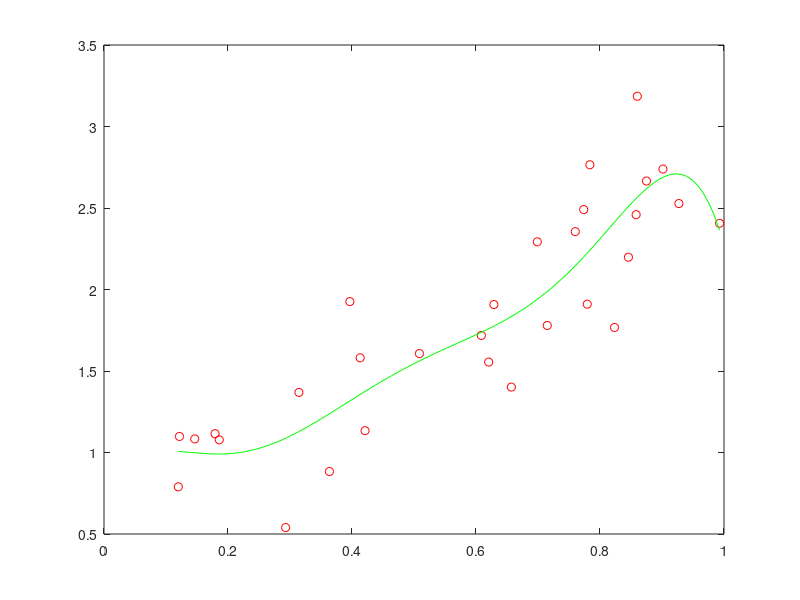

Recreate this plot in MATLAB. (Note: this script raises an error after producing the figure.)
%%
% The following script is a tutorial on the methodology of what I call 
% "Shape Prescriptive Modeling". Its a tool for modeling a function of
% a single variable
%
%    y = f(x) + error
%
% The actual model will be in the form of a least squares spline. Shape
% prescriptive modeling is really a way of thinking about a model - it
% has a lot of very Bayesian underpinnings. I'll get to that in a bit.
% First, lets talk about modeling, who builds models, and why we choose
% a specific model form.
%
% Why do we, as scientists and engineers, fit a curve to data? There are
% really two basic reasons why, if we ignore the common "My boss told me
% to do this." The first such reason is for purely predictive value. We may
% wish to reduce some set of data to a simply accessible functional relationship
% for future use. The process of modeling may allow us to smooth the data,
% producing a smooth curve where only distinct data points fell before.
% As well, this smooth curve is now a platform for interpolation. Note that
% if we have smoothed the data, removing unwanted noise that was present
% in the data, then the interpolant is more an approximant. I.e., one
% will not interpolate the data, but a smoother form of it.
% 
% The second common goal of curve fitting is often to predict/estimate some
% parameter of the relationship, such as a minimum or maximum value where
% the curve approaches an asymptote, or perhaps a maximum slope or a rate
% parameter. 
%
% If we are to fit a model to data, what kind of models do we use, and
% how does the model class reflect our goals in the modeling process?
% To answer this question, I'll first look at the common modeling tools
% we might see. First and most primeval is polyfit. Polyfit allows us to
% fit a polynomial model to our data. Such a model tells us little about
% our process beyond perhaps a simple slope. These models are really of
% value only for very simple relationships, where we are willing to
% invest little in the modeling process. Many of the individuals who
% use polynomial modeling tools do so for the wrong reasons. They use
% higher order polynomial fits to get a better approximation to their
% data, not realizing the problems inherent with those higher order
% polynomials.
% 
% At the other end of the spectrum, one sees individuals using nonlinear
% regression to fit a large variety of curves to data. Exponential terms,
% gaussian-like modes, sigmoid shapes, as well as many more. Did these
% model forms result from valid mechanistic arguments? I.e., has the
% analyst developed a real model of the process under study, where all
% that is left is to estimate the parameters of that model from data?
% 
% Sometimes it is so, but far more often the analyst individual knows
% something about the basic underlying process, and the model chosen
% has the correct basic functional shape. I'll argue that truly valid
% mechanistic models are nearly as rare as hen's teeth. 
% 
% There is a subtle variation on the mechanistic model. I call it the
% metaphoric or metaphorical model. Here we use a mathematical model
% of one process that we do understand, used as a model for a process
% that we do not really understand. My favorite examples of such
% metaphorical models are cubic splines, where a mathematical model
% of a thin flexible beam is used to predict many other processes. A
% second good example is the use of epidemiological models as used to
% predict sales of some product. There are many other examples of course.
% 
% An advantage of a metaphorical model is it may help us to understand/
% predict/even extrapolate future behavior based on our knowledge of the
% metaphor. Many of the nonlinear regression models that we see built in
% Matlab are of the shape variety. I.e., we see a bell shaped curve, so
% we fit a gaussian to it. We see a function with a lower and upper
% constant asymptote, and we fit some variety of logistic function, or
% an erf variant to it. If the fit is inadequate for our purposes, we
% try another functional form. I'll argue that this group of individuals
% is often using nonlinear regression for the wrong reason. They simply
% want some curve that behaves the way they know it should. Examples of
% this might be a photographic film modelor, who knows the film darkens
% as more photons land upon it, or a biologist, who knows that the count
% of bacteria in a petri dish will grow with time. (All of these examples
% have limits, but a good scientist/engineer will know those limits.)
% 
% The fact is, we often understand something about a process we are trying
% to model. What we may not have is the ability to build that knowledge and
% understanding into our model. Even if we know the underlying functional
% relationship is monotone increasing/decreasing, how do we estimate a
% model that has that behavior built into it? This is where shape
% prescriptive modeling shines. It is really a very Bayesian concept.
% It is the process of quantifying our basic knowledge of a process in
% mathematical terms, and then estimating a predictive model of the
% process that has that knowledge built into it. Our knowledge becomes
% a prescription for the final shape of the process. Sometimes we know
% much about a process, in which case we have a detailed prescription.
% Other times we have a very sketchy prescription.
% 
% The slm tools in this toolkit are designed to help the user to embed
% their knowledge into a model using a langauage of shape. One builds
% a prescription for the desired shape, then combines it with their data
% to build a model. These steps can be done distinctly, where an explicit
% prescription is created, then applied with a modeling engine to data,
% or the prescription can be built in a fluid manner using a gui. Here
% a point and click interface can provide the information necessary.
% 
% Some final notes before we begin actual experimentation: This toolkit
% assumes possession of the optimization toolbox. 
% 
% Also, all examples will use the commandline engine for modeling,
% instead of the gui interface. One good reason is that at the time
% of writing this tutorial, I had not finished writing the gui. A
% better reason is that anything that can be done via the gui is
% also possible to do using the computational engine, and cell mode
% favors this approach.
% 
% Finally, ...

%% Some data
% Lets start out by creating some data. A simple functional form that
% we understand the shape of.
n = 100;
x1 = sort(rand(n,1));
y1 = exp(x1) + randn(n,1)/20;
plot(x1,y1,'ro')

%% Polyfit?
% First, lets build a simple model using polyfit.
P = polyfit(x1,y1,6);
xev = 0:.001:1;
yev = polyval(P,xev);

%%
% and plot the results on top of the data
plot(xev,yev,'g-',x1,y1,'ro')

%%
% Are you happy with the resulting curve? Perhaps. Much depends upon
% our goals in building a model for this process. How good of a fit
% do we really need, how much noise is there in the data? Does the
% model behave as we believe it should? Does this model have lack of
% fit? Actually, it looks pretty good to me, at least given the amount
% of noise in the data. But see what happens when I use a high order
% polynomial model.

%% 
% This one was just too much, with condition problems.
P = polyfit(x1,y1,15);
xev = 0:.001:1;
yev = polyval(P,xev);
%%
% and plot the results on top of the data
plot(xev,yev,'g-',x1,y1,'ro')

%% Less data, more noise, with polyfit
% Lets try again, only this time we'll use less data, with a much
% higher level of noise.
close
n = 30;
x2 = sort(rand(n,1));
y2 = exp(x2) + randn(n,1)/3;
plot(x2,y2,'ro')

P = polyfit(x2,y2,6);
xev = linspace(min(x2),max(x2),100);
yhat = polyval(P,xev);

hold on
plot(xev,yhat,'g-')
hold off
%%
% Its a clear example of overfitting this noisy data.

%% A piecewise linear SLM fit
% Now lets try using the slm tools. After all, its why we are
% working through this tutorial.
slm = slmengine(x2,y2,'degree',1,'plot','on')
%%
% note that the result from slmengine is a structure. It contains
% 7 fields, and has much the same information as the 'pp' form does.
%
% 'form' is (in this case) 'slm'. This means that the function
% this structure contains is a slm model. We could have had it
% return a pp form instead.
%
% 'degree' is the polynomial degree of the piecewise segments.
% 1 indicates a piecewise linear function, continuous across the
% breakpoints (or knots.) Note that the splines toolbox tends to
% use the term 'order', one more than the degree.
%
% 'knots' contains the set of knots or breakpoints. The default
% is to use 6 equally spaced knots, from min to max of the data.
%
% 'coef' is the set of coefficients of the spline model. I've used
% a Hermite form here. Its an easy one to understand, as well as
% to look at the coefficients and visualize the shape of the curve.
% The field coef contains the value of the function at the
% corresponding knot.
%
% 'prescription' is the default prescription. A bayesian might call
% it an uninformative prior. Its the list of all settings for every
% optional parameter one can set for a model. Since we specified
% nothing but the data in our call to slmengine, we get all defaults.
%
% Finally, there are fields for x and y. The model thus contains
% the data used to build it. This serves a documentation purpose
% but it also allows plotslm to work well later.


%% Shape prescriptions
% We can look at the parameters in slm.prescription, but now is as
% good a tiem as any to see what slmset does for us. Here are the
% default set of properties.
prescription = slmset

%%
% slmset is the tool that allows us to specify a variety of pieces
% of information to the engine.


%% Use of slmset
% Help slmset will list all the options. It works on a property/value
% pair interface. There are a wide variety of properties that one can set,
% enough to satisfy almost any type of information a user can bring to
% a modeling problem. Here are the options one can set:
help slmset

%% Evaluating a model
% One more thing before we return to fitting data. We can use the 
% models that we build in a predictive mode. 
slmeval(.5,slm)

%%
% slmeval can also differentiate the function (although piecewise
% constant models would have a zero derivative everywhere, with a
% singularity at every knot.) The third argument controls the order
% ofthe derivative to be generated.
slmeval(.5,slm,1)

%%
% and even compute an inverse at any point. 
slmeval(1.75,slm,-1)

%%
% We could plot the function as fit uing slmeval,
yhat = slmeval(xev,slm,0);
plot(x2,y2,'ro',xev,yhat,'b-')

%% Plotting a model using plotslm
% Or we could have plotted it using a nice utility that I've provided.
% Plotslm plots the curve, the data that it was built from, and the
% knots/breaks of the spline model. Plotslm also allows you to plot
% the residuals of the model to the data, or the derivatives of the
% curve. Finally, you can control many features of this plot using the
% plot menu.
plotslm(slm)

%% slmengine can plot too
% Or we could have just told our engine to plot after it finished
% estimating its curve fit. This time we will fit it as a cubic spline.
close all
slm = slmengine(x2,y2,'degree',3,'knots',4,'plot','on');

%% Computations on a spline model, min max, integral, etc.
% plotslm can plot the function derivatives or integral, and
% slmeval can evaluate the function, its derivatives or the inverse
% function at specific points. However, it is occasionally useful to be
% able to find the minimum (or maximum) value of a spline over some interval, or
% find the minimum or maximum value of the slope, or compute the integral of the
% curve between a pair of points.
%
% The slmpar function does these things, both for a slm form as well as a pp form.
x = -5:.1:5;
y = exp(-x.^2/2)/sqrt(2*pi) + randn(size(x))/100;
slm = slmengine(x,y,'plot','on','knots',15,'integral',1,'deg',3,'minval',0)
%%
% Of course, here the integral was forced to 1, so the integral should be correct.
res = slmpar(slm,'in')
%%
% The maximum value should occur very near zero.
[res,loc] = slmpar(slm,'maxfun')

% The next few examples show slmpar at work on a pp form, as created by spline:
x = linspace(-pi,pi);
y = sin(x);
pp = spline(x,y);
%%
% The overall integral should be zero, or as close as floating point
% computations can give us for the integral of a spline.
res = slmpar(pp,'integral')
%%
% The integral from 0 to pi should be 2.
res = slmpar(pp,'integral',[0,pi])
%%
% The maximum of a sine wave over its period is 1, and should occur at
% x = pi/2.
[res,loc] = slmpar(pp,'maxfun')
%%
% The minimum of a sine wave over [-1,1] should occur at the lower end point.
[res,loc] = slmpar(pp,'minfun',[-1,1])

%%
% A nice thing about plotslm is it overlays the knot positions
% on top of the curve. The knots are at the vertical green dotted
% lines.

%% Curvature constraints
% Having seen the fit above, one might wonder why one would use
% a shape prescriptive model at all. It appears to be little better
% than that 6'th order polynomial model we fit before using polyfit.
%
% What do we know about the underlying functional relationship?
% We want to think in terms of fundamental shape primitives.
%
% I'd suggest that the function is known to be positively curved.
% Its was a simple exponential after all. The second derivatve
% should never be negative.
close all
slm = slmengine(x2,y2,'plot','on','concaveup','on');

%% Monotonicity constraints
% Having seen the fit above, one might wonder why one would use
% a shape prescriptive model at all. It appears to be little better
% than that 6'th order polynomial model we fit before using polyfit.
%
% What do we know about the underlying functional relationship?
% We want to think in terms of fundamental shape primitives.
%
% I'd suggest that the function is known to be positively curved.
% Its was a simple exponential after all. The second derivatve
% should never be negative.
close all
slm = slmengine(x2,y2,'plot','on','increasing','on');

%% Both curvature and monotonicity constraints
% Having seen the fit above, one might wonder why one would use
% a shape prescriptive model at all. It appears to be little better
% than that 6'th order polynomial model we fit before using polyfit.
%
% What do we know about the underlying functional relationship?
% We want to think in terms of fundamental shape primitives.
%
% I'd suggest that the function is known to be positively curved.
% It was a simple exponential after all. The second derivatve
% should never be negative.
close all
slm = slmengine(x2,y2,'plot','on','concaveup','on','increasing','on');

%% Minimum slope or maximum slope constraints
% Try an erf function, with just a bit of noise. But then, show that the
% curve can be constrained to have an overall minimum and maximum slope.
n = 100;
x = 4*rand(n,1) - 2;
y = erf(x) + randn(size(x))/100;
%%
% First, with no slope constraints at all
slm = slmengine(x,y,'plot','on','knots',15);
%%
% Plot the first derivative. See that it should strictly be bounded by
% in the interval [0,1].
xev = linspace(-2,2,1000);
d = slmeval(xev,slm,1);
plot(xev,d,'-')
grid on

%%
% Redo the fit, but with just a touch of a constraint on the slopes.
slm = slmengine(x,y,'plot','on','knots',15,'minslope',0.1,'maxslope',0.9);
d = slmeval(xev,slm,1);
figure
plot(xev,d,'-')
grid on


%% Extrapolation in the fit, non-uniform knot spacings
% We might also decide to fit the curve over a wider knot range,
% extrapolating here beyond the data. Note that it is BETTER to build a
% spline to have the shape you want over a desired region then to try
% to extrapolate a spline that was built over a smaller region.
%
% In fact, I try to force the user to do no extrpolation at all,
% unless they insist on doing so. The extrapolation options will
% be shown in some detail later on.
close all
slm = slmengine(x2,y2,'plot','on','concaveup','on','increasing','on','knots',[-1,0:.2:1,2]);

%% Piecewise constant models
% Or even to use a lower order model. This version of my toolkit only
% allows piecewise constant or piecewise linear besides the cubic models.
%
% Also, for brevity, we can always shorten any property names,
% as long as the name remains unambiguous. Capitalization is ignored.
slm = slmengine(x1,y1,'plot','on','kn',0:.1:1,'deg',0);

%%
% Note that I also used more knots in this last fit. I also returned
% to our original set of data with 100 points.

%% Fixed specific values
% There are other shape parameters we could have set in our prescription.
% Kowing that the underlying relationship is an exponential, we might
% remember that at x == 0, that y == 1. Specific values like this are
% often known. If our data was from an MTF curve, we might choose to
% assume a modulation of 100% at a frequency of 0. Likewise, population
% growth data might have a known population at time == 0.
slm = slmengine(x1,y1,'plot','on','concaveup','on','knots',0:.2:1,'leftvalue',1);

%% Flawed information, "Garbage in, garbage out"
% What if our information is flawed? The old saying always applies.
slm = slmengine(x1,y1,'plot','on','concaveup','on','knots',0:.2:1,'leftvalue',2);

%%
% Or suppose we specify a bit too small a value for the maximum slope. The
% result is lack of fit.
slm = slmengine(x1,y1,'plot','on','maxslope',1.5,'knots',0:.1:1);

%%
% Garbage in, garbage out. If we specify a monotone decreasing function
% on increasing data, then we have wasted a lot of machine cycles to
% compute the mean of our data.
slm = slmengine(x1,y1,'plot','on','decreasing','on','knots',0:.2:1,'degree',1);

%%
% We could have done the same with somewhat less work...
slm = slmengine(x1,y1,'plot','on','degree',0,'knots',2);

%%
% The really lazy would just use mean(y1). Perhaps efficient is a
% better word.

%% 
% lets look at a function with slightly more interesting behaviour. 
% still keep it simple enough that we know what it should look like.
close all
n = 500;
x = linspace(0,1,n)';
y = sin(x*pi) + randn(n,1)/5;

slm = slmengine(x,y,'plot','on','knots',10);

%%
% If I remember correctly, sin(x) will have a negative second derivative
% over that interval. If I choose to apply this information to our
% curve, the fit gets quite good.
slm = slmengine(x,y,'plot','on','knots',10,'concavedown','on');

%%
% A simple way of specifying a curve shape with a single maximum
% value at some point is just this:
slm = slmengine(x,y,'plot','on','knots',0:.1:1,'simplepeak',.5);

%%
% all it does is to automatically specify increasing and decreasing
% regions of the curve.

%%
% lets change our data again now. Make it a fairly noisy sine wave.
clear
close all
n = 250;
x = linspace(0,1,n)';
y = sin(2*x*pi) + randn(n,1)/2;

%%
% this time we might choose to assume periodicity.
slm = slmengine(x,y,'plot','on','knots',0:.1:1,'endconditions','periodic');

%%
% That last curve had a lot of noise in it, I might not be surpised
% if it was a little bumpy. We also know that somewhere in the middle
% of the curve, this function goes through an inflection point. I'll
% just pick somehere to put that inflection point. Note that the
% curvature would be negative to the left, and positive to the right,
% so set a positive inflection point.
slm = slmengine(x,y,'plot','on','kn',0:.1:1,'endc','per','positiveinflection',.5);

%%
% There are certainly many ways to define a prescription for the 
% shape of a curve. We have only covered a few of them here.
%
% Lets return to slmset though. Note that the two lines below are
% the same as the direct call to slmengine.
prescription = slmset('plot','on','kn',0:.1:1,'endc','per','positiveinflection',.5);
slm = slmengine(x,y,prescription);

%% 
% The model as it is returned includes a field with the shape prescription
% that defined that model. It also includes the original data in named fields.
% Each of these fields is useful for documentation purposes.
slm

%%
% We can also modify an existing prescription, adding new pieces of information.
slm = slmengine(x,y,prescription,'maxvalue',0.5);

%% Too many knots?
% Sometimes we have little data, but use too many knots. A
% traditional spline model will often fail in this case, with
% a singular matrix warning. Slmengine will not fail, although
% you may not always be happy with the result. Remember, when
% there is little information brought to a problem by the data,
% a reasonable fit may still be obtained if you can add enough
% information from your own kowledge of the process. In this
% particular example, I'm tryin only to show that the use of too
% many kots did not result in a singularity.
clear
close all
n = 10;
x = rand(n,1);
y = sin(2*x*pi) + randn(n,1)/10;
slm = slmengine(x,y,'plot','on','knots',0:.05:1);

%% 
% Fewer knots may be better, even though we did survive having
% way too many knots.
slm = slmengine(x,y,'plot','on','knots',[0 1]);

%%
% And while it may be a little slow, one can use cross
% validation to help smooth your curve. Don't try it with too
% many knots or too many points.
slm = slmengine(x,y,'plot','on','knots',0:.05:1,'regularization','cross');

%%
% Another option, if you had a decent estimate of the error
% standard deviation, is to supply that value. slmengine will
% build a fit with the desired residual error.
slm = slmengine(x,y,'plot','on','knots',0:.05:1,'regularization',-0.10);

%% Use in practice
% for some more realistic data, try this one out.
% The function is known to be increasing, and everywhere non-negative.
% There is a little curvature at the bottom that is probably real.
% At the top end, we expect the curve to be moderately well behaved
% so extrapolation to x = 255 is linear.
close all
load scann
slm = slmengine(R,L,'plot','on','knots', ...
  [0 5 10 15 20 30 50 80 120 160 200 255],'leftminvalue',0,'increasing','on','deg',3,'linearregion',[200,255])

%%
% I often see people using splines wrongly. For example, given a
% relationship with a derivative singularity, how best to build a
% spline model?
x = linspace(0,1,20);
truefun = @(x) nthroot(x,5);
y = truefun(x);
xfine = linspace(0,1,1000);
yfine = truefun(xfine);
plot(x,y,'-o')
title 'A singularity at x = 0'
xlabel X
ylabel Y
%%
% Obviously, fitting a spline to this data, in the form y(x), we
% should expect a problem. Even with no noise present in the system.
slm = slmengine(x,y,'plot','on','knots',10)
hold on
plot(xfine,yfine,'b--')
hold off

%%
% We might force the spline to be monotone, or even choose a non-uniform
% knot spacing, but the derivative singularity at x == 0 is too much for
% polynomial segments to handle well.
slm = slmengine(x,y,'plot','on','knots',[0 .01 .02 .05 .1 .3 .6 1],'incr','on','concavedown','on')
hold on
plot(xfine,yfine,'b--')
hold off

%%
% A better solution is to recognize the essential singularity in the problem.
% Here, swap the dependent and independent variables. What was once a singularity
% is no longer so. Se that the spline fit and the original function now overlay
% each other almost perfectly here.
slm = slmengine(y,x,'plot','on','knots',10,'incr','on','concaveup','on','deg',3)
hold on
plot(yfine,xfine,'b--')
hold off

%%
% Of course, prediction will be more difficult, since the resulting model
% must be interpolated in an inverse form. slmevel can do so. The result
% here would be 0.7, IF the spline were an exact representation of the
% fifth root of its input. Since we live in a floating point world, the
% result is as close as I might expect.
format long g
slmeval(0.7.^5,slm,-1)
format short g

%% Returning a set of points, evaluated through the fitted curve.
% SLM has the ability to generate a list of points, then evaluate
% them through the resulting model. While this is easily enough done
% using slmeval, this is a friendly option that will save a set for
% the user. By default, 1001 points are generated along the curve,
% however, any number of equally spaced points can be generated. For
% the user who wishes for an unequal (user specified) spacing, there
% is always slmeval to fall back upon. In this example, only 11 equally
% spaced points are generated along the curve to be returned. The user
% can then plot these points as they choose. Of course, plotslm has
% significantly more functionality than a simple plot, since you can
% view more than just the simple function values.
close all
format long g
[slm,xp,yp] = slmengine(y,x,'knots',10,'incr','on','concaveup','on','rightvalue',1,'predictions',11)

%% Combining various constraints to produce a better model
% On this curve, we know the actual form. It should be a hyperbolic shape,
% that approaches a linear asymptote.
x = rand(40,1);
y = x - 1./(10*(x+.1)) + randn(size(x))/25;
plot(x,y,'o')

%%
% We can model the curve as simply a monotone increasing function.
% I'll use more knots than I really need to exacerbate the problem.
% (There really are way too many knots in this spline, possibly causing
% numerical problems.)
slm = slmengine(x,y,'incr','on','knots',35,'plot','on')

%%
% Now, try enforcing both monotonicity, and a concave down function, 
% (a negative second derivative.) 
slm = slmengine(x,y,'incr','on','concavedown','on','knots',35,'plot','on')

%%
% Our second try is better, but still not well enough behaved. See that
% by requiring that the jerk be positive everywhere, we get a nice, smooth
% curve, even with far too many knots for this simple curve. In fact, it
% even appears to be approaching a linear asymptote.
slm = slmengine(x,y,'incr','on','jerk','positive','concavedown','on','knots',35,'plot','on')

%% Extrapolation of a spline model
% Normally, I try to push a user to NOT extrapolate a spline model.
% Cubic polynomial segments do squirrely things away from where they
% were used in a fit. So if you seriously tried to extrapolate a cubic
% spline, then don't be surprised to see it do silly things. For this
% reason the default for SLMEVAL is to only extrapolate as a constant
% function. Thus below the first knot or above the top knot, the spline
% prediction will take on the values of the function at the corresponding
% knot, but no more. Essentially only constant extrapolation is done.
%
% SLMSET does provide for other options in extrapolation, but only if you
% ask for it. The 'extrapolation' prescription may take on the values:
%
%  {'error', 'warning', 'constant', 'linear', 'cubic', 'NaN'}
%
% The default is 'constant'. For this case, constant extrapolation is
% done with with no warning generated for all points outside of the knots.
% The other options seem pretty stratight forward.
%
%  'error' generates an error if any point falls outside the knots.
%
%  'warning' generates a warning message, then does constant extrapolation.
%
%  'constant' does constant extrapolation. (The default)
%
%  'linear' does linear extrapolation.
%
%  'cubic' does cubic extrapolation.
%
%  'nan' inserts NaN values for all points outside the knots.
close all
x = 0:.1:1;
y = sin(2*pi*x) + randn(size(x))/100;

%%
% See that the Extrapolation field has been set to 'constant' by default.
slm = slmengine(x,y,'knots',x,'plot','on')

%%
% See what happens when various extrapolation modes are specified though.
% Note that the extrapolation type is indicated when you create the spline
% itself. I won't show what happens when 'error' is chosen, since that will
% screw up this published document. You can guess though.
xev = -1:.01:2;

%%
% Warning throws a warning if extrapolation is tried, then does constant
% extrapolation, like the default.
slm = slmengine(x,y,'knots',x,'extrapolation','warning');
yev = slmeval(xev,slm,0);
plot(x,y,'o',xev,yev,'r-')
title 'Constant extrapolation (warning generated)'

%%
% Linear simply does linear extrapolation, with no warnings or errors.
slm = slmengine(x,y,'knots',x,'extrapolation','linear');
yev = slmeval(xev,slm,0);
plot(x,y,'o',xev,yev,'r-')
title 'Linear extrapolation'

%%
% Cubic simply does cubic extrapolation, with no warnings or errors. I
% would rarely ever recommend 'cubic' extrpolation, certainly not if you
% extraapolate too far. See what happens here.
slm = slmengine(x,y,'knots',x,'extrapolation','cubic');
yev = slmeval(xev,slm,0);
plot(x,y,'o',xev,yev,'r-')
title 'Cubic extrapolation'

%% You can get information about the fit itself
% slmengine always returns this information in the stats field of the returned model.
% However, the verbosity propert has three levels {0,1,2}. 0 tells
% slmengine to be quiet, with no output to the command line. 1 tells it to
% report fit statistics at the command line,
close all
slm = slmengine(x,y,'verbosity',1);

%%
% and verbosity of 2 tells slmengine to be more expressive yet.
slm = slmengine(x,y,'verbosity',1);

%% Knot placement optimization
% You can let an optimizer choose the knots. It may give you better
% results than a blind choice of knots. But, the fact is all optimizers can
% get lost at times.
close all
x = -5:.1:5;
y = erf(x) + randn(size(x))/100;
slm = slmengine(x,y,'increasing','on','plot','on','degree',1, ...
  'interiorknots','free','knots',10)

%%
% If however, you have some idea where the knots might belong based on the
% shape of your function, then it is a good idea to provide some input.
% Here for example, there is little happening with this function on both
% ends of the curve. So why waste the knots out there?
slm = slmengine(x,y,'increasing','on','plot','on','degree',1,...
  'interiorknots','free','knots',[-5 -1.25 -1 -.75 -.5 .5 .75 1 1.25 5])

%%
% slmpar has some other options, that are not terribly useful for
% computation, but are nice to understand how splines work, as well as
% how the coefficients are stored in these spline containers. These last
% options in slmpar require the symbolic toolbox.
%
% First, I'll create a piecewise linear spline with 4 segments.
x = linspace(-pi,pi,100);
y = sin(x);
slm = slmengine(x,y,'knots',5,'result','slm','degree',1)

%%
% The SLM storage form can be called a Hermite form. It contains a list of
% knots, and the function values of the curve at those knots. So we see
% below the first column isthe list of knots, while the second column the
% values of the sine function approximation at those knots.
[slm.knots,slm.coef]

%%
% However, we can see the actual linear polynoial segments using slmpar.
% This option tells slmpar to create a cell array that lists the knot
% intervals over which each segment is defined, as well as the actual
% linear polynomial used over that interval, as a symbolic polynomial
% in the variable x.
p = slmpar(slm,'symabs')
p{:}

%%
% We can use slmpar to understand the pp form of a spline, and how the
% spline coefficients are stored. They are stored as the coefficients of a
% polynomial in standard matlab poly form, so highest order coefficient
% first. However, the pp form uses what I'll call a relative polynomial.
pp = slm2pp(slm)

%%
% We can list out the breaks (or knots if you choose) of the spline.
% between each pair of breaks, there is here a linear polynomial segment
% defined. However, the i'th such polynomial will be evaluated as if it
% lives in the interval [0,pp.breaks(i+1) - pp.breaks(i)]
pp.breaks
pp.coefs

%%
% So the first linear polynomial segment actually lives on the interval
[pp.breaks(1),pp.breaks(2)]

%%
% However, it is evaluated on the translated interval
[0,pp.breaks(2)-pp.breaks(1)]

%%
% This translation of the interval is not terribly important when one is
% working with linear spline segments, but when cubic (or even higher order)
% segments are employed, there may well be numerical issues if MATLAB is
% forced to take powers of very large numbers. Suppose for example, our
% spline was forced to be evaluated for numbers on the order of 1e10? Now
% forming the cube of such large numbers will cause massive loss of
% accuracy in the floating point numbers.

%%
% Similarly, we might create a cubic spline. Here I'll use only 4 knots,
% thus three cubic segments, but I'll generate data that lies in a
% different domain.
x = linspace(1e6,1e6 + 3,100);
y = sin(x);
slm = slmengine(x,y,'knots',4,'result','slm','degree',3,'plot','on')

%%
% First, lets understand the Hermite form here. The first column below is
% the list of knots. The second column the function values at those knots,
% and the third column contains the first derivatives of the spline function
% at those knots. Personally, I've always had a preference for this form
% because one can easily visualize much about the shape of the cubic
% segments directly from those coefficients.
[slm.knots,slm.coef]

%%
% Converting the spline to its pp form, we get:
pp = slm2pp(slm)

%%
% There are 4 breaks, so 3 segments. These coefficients presume the relative
% form for evaluation
pp.coefs
crel = slmpar(pp,'symrel')
crel{:}

%%
% See however, what happens to the coefficients of the polynomials in the
% absolute form. Those coefficients are now a bit nasty for a cubic
% polynomial. If x is on the order of 1e6, I would expect to see a serious
% loss of accuracy.
cabs = slmpar(pp,'symabs')
cabs{:}

%%
% To compare the accuracy problems one would expect, what is the sin of
% a moderately large number?
sin(sym('1e6 + 0.5'))
sin(1e6 + 0.5)
slmeval(1e6 + 0.5,slm)

%%
% So the 4 knot spline fit itself was only accurate to about 3 significant
% digits. Lets now use polyval to evaluate those polynomials at that same
% effective location. The relative form returns a value that matches
% slmeval exactly, as well as being a viable value for the sine function.
% However, the absolute form just returns numerical junk.
polyval(fliplr(double(coeffs(crel{2,1}))),0.5)
polyval(fliplr(double(coeffs(cabs{2,1}))),1e6 + 0.5)

close all





